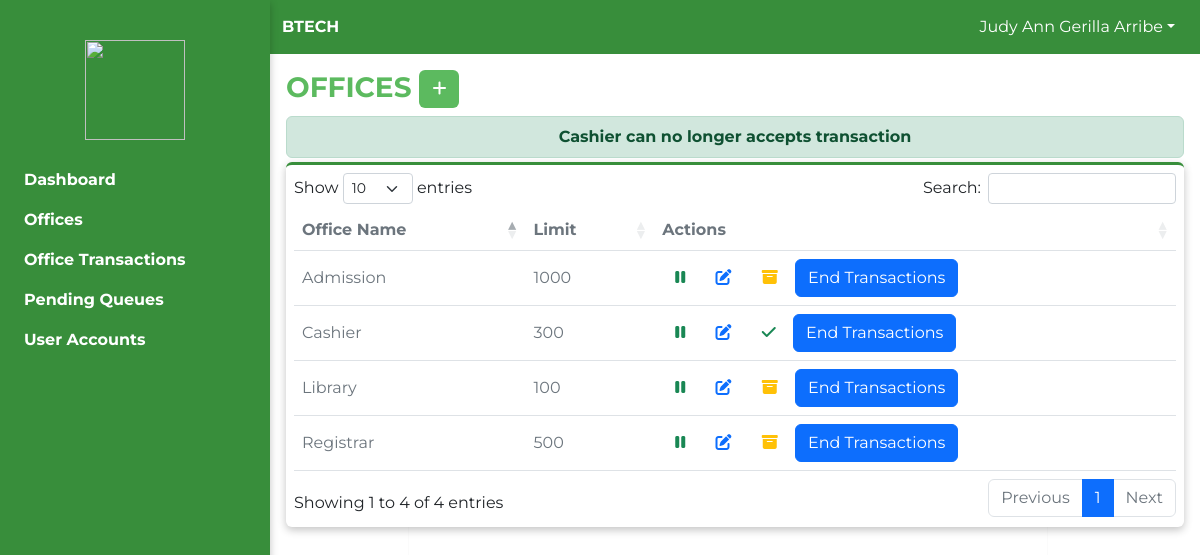
/admin/offices.php?pause=50 (signed in), run on the app's committed database.
### tables this page shows
CREATE TABLE `offices` (
  `id` int(11) NOT NULL,
  `office_name` varchar(255) NOT NULL,
  `number_of_transaction` int(11) DEFAULT NULL,
  `available_transactions` int(11) DEFAULT NULL,
  `date` date NOT NULL,
  `office_status` varchar(255) NOT NULL DEFAULT 'Active',
  `transaction_status` varchar(255) NOT NULL DEFAULT 'Continue'
);

### admin/offices.php (the view, shortened to what this page needs)
<?php
include 'includes/header.php';
include 'includes/navbar.php';
include 'includes/sidenav.php';
include 'functions/office-function.php';
?>
<div class="container-fluid">
  <div class="row p-2">
    <div class="col-md-12 p-2">
      <h3 class="text-uppercase text-color fw-bold">Offices
        <button type="button" class="btn btn-bg-main btn-bg-main-hover" data-bs-toggle="modal" data-bs-target="#addOfficeModal"><i class="fa-solid fa-plus"></i></button>
      </h3>
      <?= isset($success) ? $success['office'] : '' ?>
      <div class="box-shadow-1 rounded border-top-3px mb-2 p-2 bg-white">
        <div class="overflow-auto">
          <table id="table" class="table display align-middle nowrap " cellspacing="0">
            <thead class="text-muted">
              <th>Office Name</th>
              <th>Limit</th>
              <th>Actions</th>
            </thead>
            <tbody class="text-muted">
              <?php
              $select_all_office = "SELECT * FROM offices WHERE office_name != 'Admin' AND office_name != 'Guard' ORDER BY office_name";
              $select_all_office_result = mysqli_query($GLOBALS['connection'], $select_all_office);
              while ($row = mysqli_fetch_assoc($select_all_office_result)) {
                $office = $row['office_name'];
                $office_id = $row['id'];
              ?>
                <tr>
                  <td><?= $office ?></td>
                  <td><?= $row['number_of_transaction'] ?></td>
                  <td>
                    <?php
                    if ($row['transaction_status'] === 'Pause') { ?>
                      <a href="offices.php?continue=<?= $office_id ?>" class="btn"><i class="fa-solid fa-play text-muted"></i></a>
                    <?php
                    } else {
                    ?>
                      <a href="offices.php?pause=<?= $office_id ?>" class="btn"><i class="fa-solid fa-pause text-success"></i></a>
                    <?php
                    } ?>
                    <a href="#editOfficeModal<?= $office_id ?>" class="btn" data-bs-toggle="modal"><i class="fa-solid fa-edit text-primary"></i></a>
                    <?php
                    if ($row['office_status'] === 'Active') { ?>
                      <a href="offices.php?archive=<?= $office_id ?>" class="btn"><i class="fa-solid fa-archive text-warning"></i></a>
                    <?php } else {
                    ?>
                      <a href="offices.php?activate=<?= $office_id ?>" class="btn"><i class="fa-solid fa-check text-success"></i></a>
                    <?php
                    } ?>
                    <a href="offices.php?end=<?= $office_id ?>" class="btn btn-primary">End Transactions</a>
                  </td>
                </tr>
              <?php }
              ?>
            </tbody>
          </table>
        </div>
      </div>
    </div>
  </div>
</div>
<?php include 'includes/footer.php' ?>

### admin/functions/office-function.php (shortened to what this page needs)
<?php
function pauseOffice()
{
  global $error, $success;
  if (isset($_GET['pause'])) {
    $id = $_GET['pause'];
    $select_office = "SELECT * FROM offices WHERE id = '$id'";
    $select_office_result = mysqli_query($GLOBALS['connection'], $select_office);
    while ($row = mysqli_fetch_assoc($select_office_result)) {
      $office = $row['office_name'];
      $pause_office_transaction = "UPDATE offices SET transaction_status = 'Pause' WHERE id = '$id'";
      $pause_office_transaction_result = mysqli_query($GLOBALS['connection'], $pause_office_transaction);
      if ($pause_office_transaction_result) {
        $success['office'] =
          "<span class='d-block alert alert-success p-2 mb-1 text-center fw-bold'>$office can no longer accepts transaction</span>";
      }
    }
  }
}
pauseOffice();

### admin/assets/css/style.css (style rules this page uses)
:root { --main-text: white; --primary-color: rgb(92, 186, 95); --primary-color-hover: rgb(56, 142, 59); --black: black; --offcanvas-width: 270px; --offcanvas-height: 30px; }
html, body { font-family: "Montserrat", sans-serif; }
.border-top-3px { border-top: 3px solid var(--primary-color-hover) !important; }
.btn-bg-main { background-color: var(--primary-color); color: var(--main-text); }
.box-shadow-1 { box-shadow: rgba(0, 0, 0, 0.24) 0px 3px 8px; }
a { color: var(--primary-color); }
.text-color { color: var(--primary-color); }
body { position: relative; }

### data on the page
offices: office_name "Cashier", number_of_transaction "300"
offices: office_name "Admission", number_of_transaction "1000"
offices: office_name "Library", number_of_transaction "100"
offices: office_name "Registrar", number_of_transaction "500"

### other printed values
$_SESSION["admin-fullname"] "Judy Ann Gerilla Arribe"
